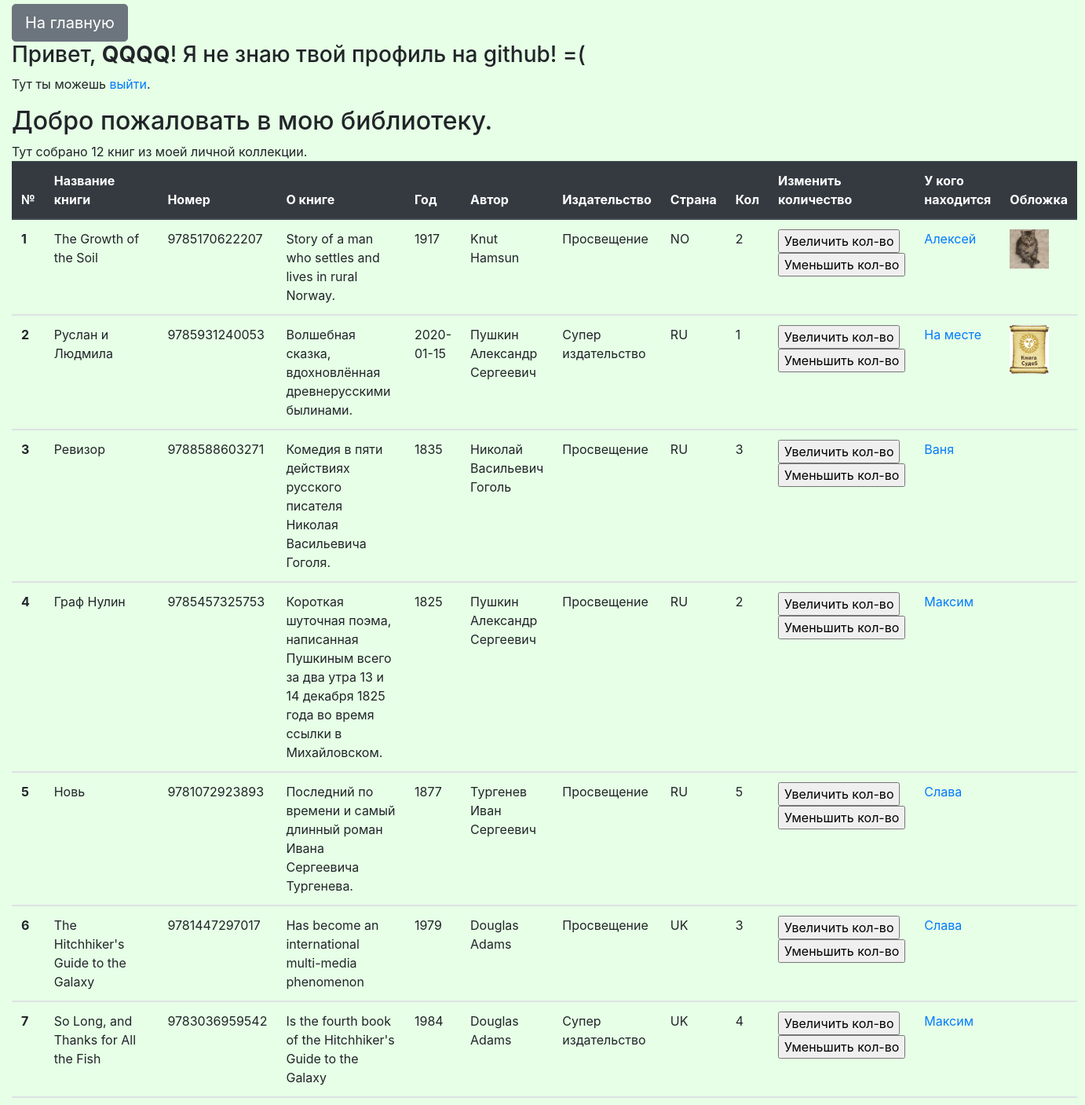
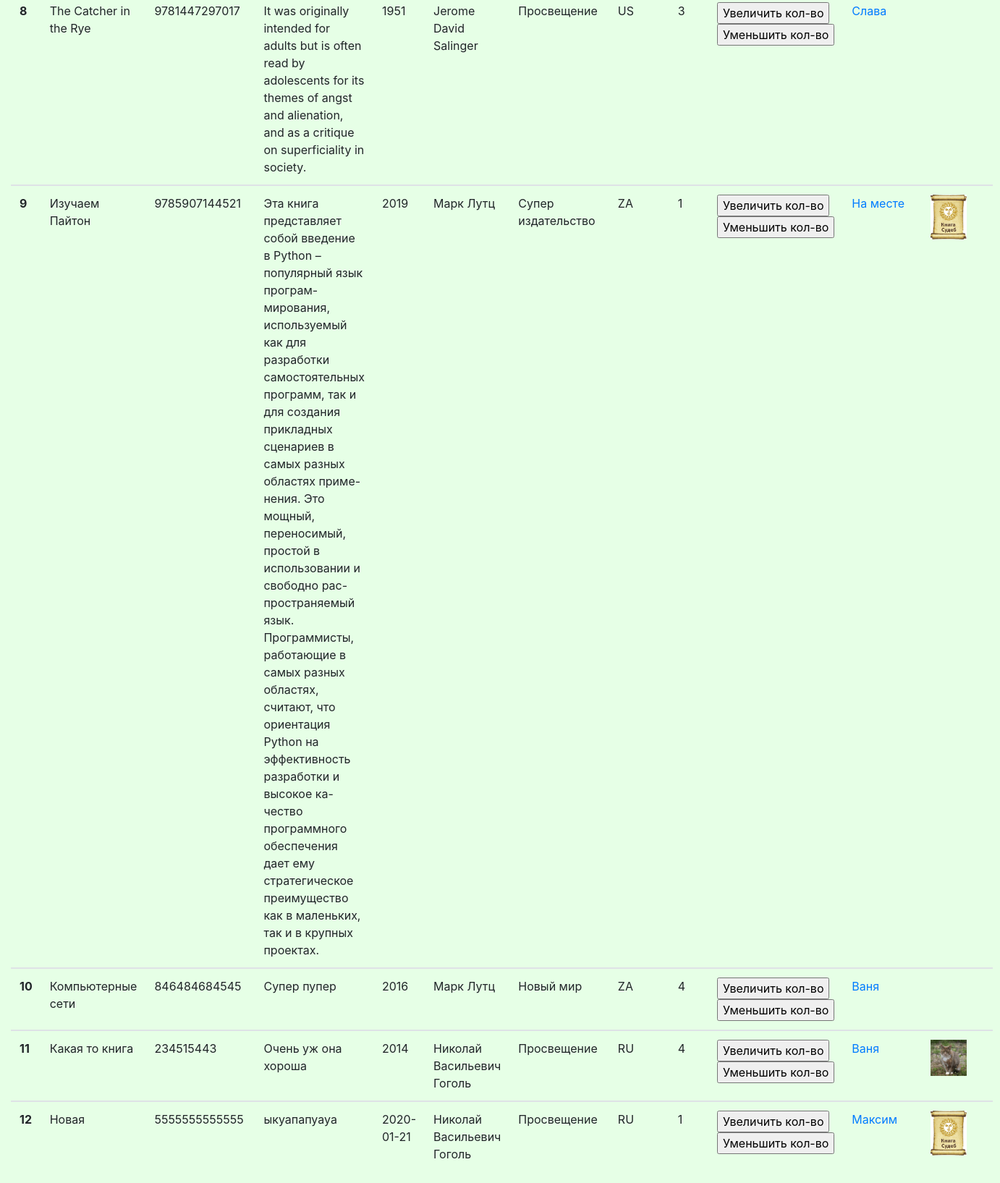
The page /list_biblio/ (signed in) on the database its author committed (2 pictures, top to bottom).
### p_library/models.py (models this page shows, shortened)
class Book(models.Model):
    ISBN = models.CharField(max_length=13)
    title = models.TextField('Наименование')
    description = models.TextField('О книге')
    year_release = models.CharField('Год публикации', max_length=20)
    author = models.ForeignKey(Author, on_delete=models.CASCADE)
    publish_house = models.ForeignKey(
        PublishHouse,
        on_delete=models.CASCADE,
        default=1
    )
    copy_count = models.SmallIntegerField('Кол-во книг', default=1)
    price = models.DecimalField('Цена', max_digits=19, decimal_places=2)
    friend = models.ForeignKey(
        Friend,
        on_delete=models.PROTECT,
        null=True,
        blank=True
    )
    image = models.ImageField(
        verbose_name='Фото',
        upload_to='uploads/',
        blank=True,
        null=True
    )

class Author(models.Model):
    full_name = models.TextField('Имя')
    birth_year = models.SmallIntegerField(verbose_name='День рождения')
    country = models.CharField(max_length=2, verbose_name='Страна')

class PublishHouse(models.Model):
    publish_house_name = models.CharField('Издательство', max_length=30)
    publish_housse_sity = models.CharField('Город', max_length=20)

class Friend(models.Model):
    name_friend = models.CharField('Имя', max_length=20)
    def __str__(self):
        return self.name_friend

### p_library/views.py (the view)
# urls.py: path('list_biblio/', list_biblio, name='list_biblio'),
def list_biblio(request):
    template = loader.get_template('list_biblio.html')
    books = Book.objects.all()
    context = {
        "title": "мою библиотеку",
        "books": books,
    }
    context.update(get_users_data(request))
    return HttpResponse(template.render(context, request))

### p_library/views.py (called while the page is built)
def get_users_data(request):
    context = {}
    try:
        if request.user.is_authenticated:
            context['username'] = request.user.username
        try:
            context ['github_url'] = (
                    SocialAccount.objects.get(
                        provider='github',
                        user=request.user
                    ).extra_data['html_url'])
        except:
            context ['github_url'] = ''
        return context
    except:
        context['username'] = ''
        return context

### templates/list_biblio.html (shortened to what this page needs)
{% extends 'index.html' %}
{% block my %}
    <h2>Добро пожаловать в {{ title }}.</h2>
    Тут собрано {{ books|length }} книг из моей личной коллекции.
    <table  class="table">
        <thead class="thead-dark">
            <tr>
                <th scope="col">№</th>
                <th scope="col">Название книги</th>
                <th scope="col">Номер</th>
                <th scope="col">О книге</th>
                <th scope="col">Год</th>
                <th scope="col">Автор</th>
                <th scope="col">Издательство</th>
                <th scope="col">Страна</th>
                <th scope="col">Кол</th>
                <th scope="col">Изменить количество</th>
                <th scope="col">У кого находится</th>
                <th scope="col">Обложка</th>
            </tr>
        </thead>
        {% for book in books %}
        <tbody>
            <tr>
                <th scope="row">{{ forloop.counter }}</th>
                <td>{{ book.title }}</td>
                <td>{{ book.ISBN }}</td>
                <td>{{ book.description }}</td>
                <td>{{ book.year_release }}</td>
                <td>{{ book.author.full_name }}</td>
                <td>{{ book.publish_house.publish_house_name }}</td>
                <td>{{ book.author.country }}</td>
                <td>{{ book.copy_count }}</td>
                <td>
                    <form action="/index/book_increment/" method="post" enctype="multipart/form-data">
                        <input type="submit" value="Увеличить кол-во" />
                    </form>
                    <form action="/index/book_decrement/" method="post" enctype="multipart/form-data">
                        <input type="submit" value="Уменьшить кол-во" />
                    </form>
                </td>
                <td><a href="/book/update/{{book.id}}">{{ book.friend }}</a></td>
                <td><img src="{{ book.image.url }}" width="50px" alt=""></td>
            </tr>
        </tbody>
        {% endfor %}
    </table>
{% endblock %}

### templates/index.html (shortened to what this page needs)
{% extends 'base.html' %}
{% block content %}
    {% if username %}
    <a href="/" class="btn btn-secondary btn-lg" role="button" aria-pressed="true">На главную</a>
        <h3>Привет, <b>{{ username }}</b>!
            {% if github_url != '' %}
            Я знаю твой профиль на <a href="{{ github_url }}">github</a>!
            {% else %}
            Я не знаю твой профиль на github! =(
            {% endif %}
        </h3>
        <p>Тут ты можешь <a href="/logout">выйти</a>.</p>
        {% block my %}{% endblock %}
    {% else %}
        <p>Тебе нужно <a href="/register">зарегистрироваться</a> или <a href="/login">войти на сайт</a>!</p>
    {% endif %}
{% endblock %}

### static/css/style.css (style rules this page uses)
body { background-color: #e6ffe6; }
a { margin-top: 5px; }

### rows shown on the page
Book: title "The Growth of the Soil", ISBN "9785170622207", description "Story of a man who settles and lives in rural Norway.", year_release "1917", author.full_name "Knut Hamsun", publish_house.publish_house_name "Просвещение", author.country "NO", copy_count "2", friend "Алексей", image (picture)
Book: title "Руслан и Людмила", ISBN "9785931240053", description "Волшебная сказка, вдохновлённая древнерусскими былинами.", year_release "2020-01-15", author.full_name "Пушкин Александр Сергеевич", publish_house.publish_house_name "Супер издательство", author.country "RU", copy_count "1", friend "На месте", image (picture)
Book: title "Ревизор", ISBN "9788588603271", description "Комедия в пяти действиях русского писателя Николая Васильевича Гоголя.", year_release "1835", author.full_name "Николай Васильевич Гоголь", publish_house.publish_house_name "Просвещение", author.country "RU", copy_count "3", friend "Ваня"
Book: title "Граф Нулин", ISBN "9785457325753", description "Короткая шуточная поэма, написанная Пушкиным всего за два утра 13 и 14 декабря 1825 года во время ссылки в Михайловском.", year_release "1825", author.full_name "Пушкин Александр Сергеевич", publish_house.publish_house_name "Просвещение", author.country "RU", copy_count "2", friend "Максим"
Book: title "Новь", ISBN "9781072923893", description "Последний по времени и самый длинный роман Ивана Сергеевича Тургенева.", year_release "1877", author.full_name "Тургенев Иван Сергеевич", publish_house.publish_house_name "Просвещение", author.country "RU", copy_count "5", friend "Слава"
Book: title "The Hitchhiker's Guide to the Galaxy", ISBN "9781447297017", description "Has become an international multi-media phenomenon", year_release "1979", author.full_name "Douglas Adams", publish_house.publish_house_name "Просвещение", author.country "UK", copy_count "3", friend "Слава"
Book: title "So Long, and Thanks for All the Fish", ISBN "9783036959542", description "Is the fourth book of the Hitchhiker's Guide to the Galaxy", year_release "1984", author.full_name "Douglas Adams", publish_house.publish_house_name "Супер издательство", author.country "UK", copy_count "4", friend "Максим"
Book: title "The Catcher in the Rye", ISBN "9781447297017", description "It was originally intended for adults but is often read by adolescents for its themes of angst and alienation, and as a critique on superficiality in society.", year_release "1951", author.full_name "Jerome David Salinger", publish_house.publish_house_name "Просвещение", author.country "US", copy_count "3", friend "Слава"
Book: title "Изучаем Пайтон", ISBN "9785907144521", description "Эта книга представляет собой введение в Python – популярный язык програм- мирования, используемый как для разработки самостоятельных программ, так и для создания прикладных сценариев в самых разных областях приме- нения. Это мощный, переносимый, простой в использовании и свободно рас- пространяемый язык. Программисты, работающие в самых разных областях, считают, что ориентация Python на эффективность разработки и высокое ка- чество программного обеспечения дает ему стратегическое преимущество как в маленьких, так и в крупных проектах.", year_release "2019", author.full_name "Марк Лутц", publish_house.publish_house_name "Супер издательство", author.country "ZA", copy_count "1", friend "На месте", image (picture)
Book: title "Компьютерные сети", ISBN "846484684545", description "Супер пупер", year_release "2016", author.full_name "Марк Лутц", publish_house.publish_house_name "Новый мир", author.country "ZA", copy_count "4", friend "Ваня"
Book: title "Какая то книга", ISBN "234515443", description "Очень уж она хороша", year_release "2014", author.full_name "Николай Васильевич Гоголь", publish_house.publish_house_name "Просвещение", author.country "RU", copy_count "4", friend "Ваня", image (picture)
Book: title "Новая", ISBN "5555555555555", description "ыкуапапуауа", year_release "2020-01-21", author.full_name "Николай Васильевич Гоголь", publish_house.publish_house_name "Просвещение", author.country "RU", copy_count "1", friend "Максим", image (picture)

### other values the page prints
{{ username }} "QQQQ"
{{ title }} "мою библиотеку"
{{ books|length }} "12"
